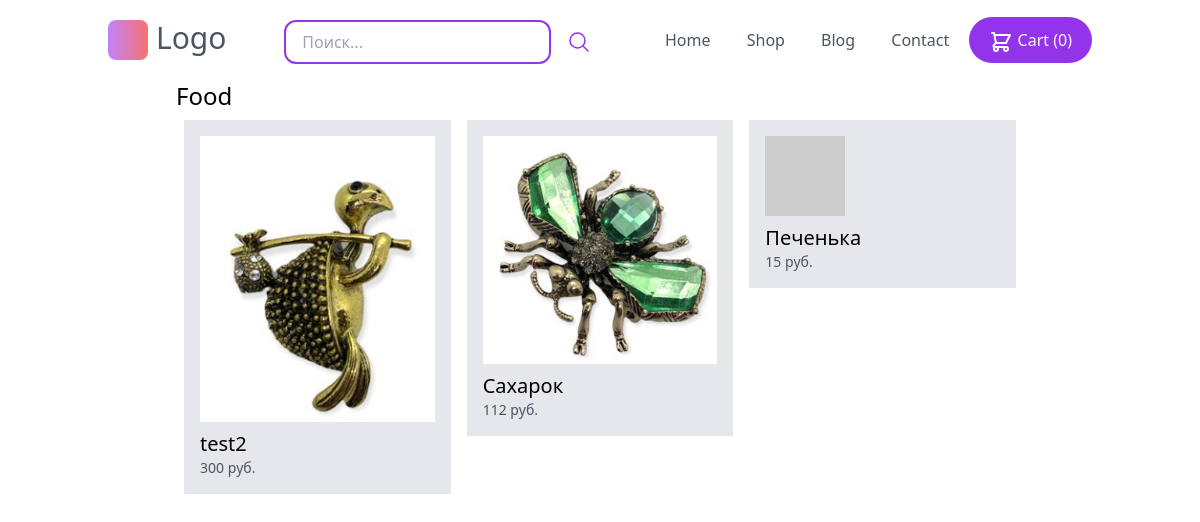
Screenshot of /food/ with the database file from the repository.
### store/models.py (models this page shows, shortened)
class Category(models.Model):
    title = models.CharField(max_length=50, verbose_name='Название')
    slug = models.SlugField(max_length=50, verbose_name='Слаг')
    class Meta:
        verbose_name = 'Категория(ю)'
        verbose_name_plural = 'Категории'

class Product(models.Model):
    DRAFT = 'Черновик'
    WAITING_APPROVAL = 'Ожидает подтверждения'
    ACTIVE = 'Активный'
    DELETED = 'Удалён'
    STATUS_CHOICES = (
        (DRAFT, 'Черновик'),
        (WAITING_APPROVAL, 'Ожидает подтверждения'),
        (ACTIVE, 'Активный'),
        (DELETED, 'Удалён'),
    )
    user = models.ForeignKey(
        User, related_name='products', on_delete=models.CASCADE, verbose_name='Пользователь')
    category = models.ForeignKey(
        Category, related_name='products', on_delete=models.CASCADE, verbose_name='Категория')
    title = models.CharField(max_length=50, verbose_name='Название')
    slug = models.SlugField(max_length=50, verbose_name='Слаг')
    description = models.TextField(blank=True, verbose_name='Описание')
    price = models.IntegerField()
    created_at = models.DateTimeField(auto_now_add=True)
    updated_at = models.DateTimeField(auto_now=True)
    image = models.ImageField(upload_to='uploads/product_images', blank=True, null=True)
    thumbnail = models.ImageField(upload_to='uploads/product_images/thumbnail', blank=True, null=True)
    status = models.CharField(
        max_length=50, verbose_name='Статус', choices=STATUS_CHOICES, default=ACTIVE)
    class Meta:
        verbose_name = 'Товар'
        verbose_name_plural = 'Товары'
        ordering = ('-created_at',)
    def get_display_price(self):
        return self.price
    def get_thumbnail(self):
        if self.thumbnail:
            return self.thumbnail.url
        else:
            if self.image:
                self.thumbnail = self.make_thumbnail(self.image)
                self.save()
                return self.thumbnail.url
            else:
                return 'https://via.placeholder.com/240x240x.jpg'

### store/views.py (the view)
# urls.py: path('<slug:slug>/', views.category_detail, name='category_detail'),
def category_detail(request, slug):
    category = get_object_or_404(Category, slug=slug)
    products = category.products.filter(status=Product.ACTIVE)
    return render(request, 'store/category_detail.html', {
        'category': category,
        'products': products
    })

### store/cart.py (called while the page is built)
    def __len__(self):
        return sum(item['quantity'] for item in self.cart.values())

### store/context_processors.py (called while the page is built)
def cart(request):
    return {'cart': Cart(request)}

### store/templates/store/category_detail.html (shortened to what this page needs)
{% extends 'core/base.html' %}
{% block content %}
    <h1 class='text-2xl'>{{ category.title }}</h1>
    {% include 'store/partials/products.html' %}
 {% endblock %}

### store/templates/store/partials/products.html
<div class="flex flex-wrap">
    {% for product in products %}
       <div class="product w-1/3 p-2">
           <div class="p-4 bg-gray-200">
               <a href="{% url 'product_detail' product.category.slug product.slug %}">
                   <div class="image mb-2">
                       <img src="{{ product.get_thumbnail }}" alt="Image of {{ product.title }}">
                   </div>
                   <h2 class="text-xl">{{ product.title }}</h2>
                   <p class="text-sm text-gray-600">
                       {{ product.get_display_price }} руб.
                   </p>
               </a>
           </div>
       </div>
   {% endfor %}
   </div>

### rows the page displays
Category: title "Food"
Product: get_thumbnail (picture), title "test2", get_display_price "300"
Product: get_thumbnail (picture), title "Сахарок", get_display_price "112"
Product: title "Печенька", get_display_price "15"

### other values shown
{{ cart|length }} "0"
